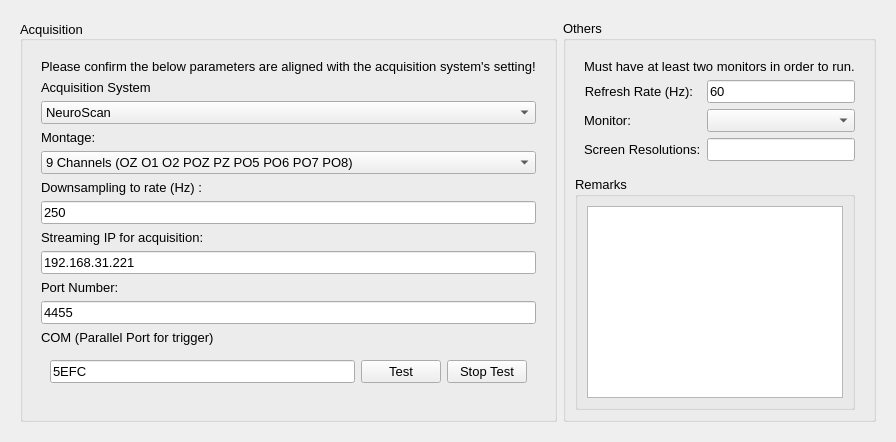
         <widget class="QWidget" name="hardware_page">
          <property name="styleSheet">
           <string notr="true"/>
          </property>
          <attribute name="title">
           <string>TOOLS</string>
          </attribute>
          <layout class="QHBoxLayout" name="horizontalLayout_6">
           <item alignment="Qt::AlignHCenter">
            <widget class="QFrame" name="horizontalFrame">
             <layout class="QHBoxLayout" name="horizontalLayout_22">
              <item>
               <widget class="QGroupBox" name="groupBox_3">
                <property name="sizePolicy">
                 <sizepolicy hsizetype="Preferred" vsizetype="Preferred">
                  <horstretch>0</horstretch>
                  <verstretch>0</verstretch>
                 </sizepolicy>
                </property>
                <property name="font">
                 <font>
                  <pointsize>10</pointsize>
                 </font>
                </property>
                <property name="title">
                 <string>Acquisition</string>
                </property>
                <property name="alignment">
                 <set>Qt::AlignLeading|Qt::AlignLeft|Qt::AlignVCenter</set>
                </property>
                <layout class="QVBoxLayout" name="verticalLayout_12">
                 <item alignment="Qt::AlignHCenter">
                  <widget class="QFrame" name="hardware_form_layout">
                   <property name="sizePolicy">
                    <sizepolicy hsizetype="Preferred" vsizetype="Expanding">
                     <horstretch>0</horstretch>
                     <verstretch>0</verstretch>
                    </sizepolicy>
                   </property>
                   <layout class="QFormLayout" name="formLayout_9">
                    <property name="rowWrapPolicy">
                     <enum>QFormLayout::WrapAllRows</enum>
                    </property>
                    <item row="0" column="0">
                     <widget class="QLabel" name="label">
                      <property name="text">
                       <string>Please confirm the below parameters are aligned with the acquisition system's setting!</string>
                      </property>
                     </widget>
                    </item>
                    <item row="2" column="0">
                     <widget class="QLabel" name="acquisitionSystemLabel">
                      <property name="text">
                       <string>Acquisition System</string>
                      </property>
                     </widget>
                    </item>
                    <item row="2" column="1">
                     <widget class="QComboBox" name="acquisitionSystemComboBox">
                      <item>
                       <property name="text">
                        <string>NeuroScan</string>
                       </property>
                      </item>
                     </widget>
                    </item>
                    <item row="3" column="0">
                     <widget class="QLabel" name="montageLabel">
                      <property name="text">
                       <string>Montage:</string>
                      </property>
                     </widget>
                    </item>
                    <item row="3" column="1">
                     <widget class="QComboBox" name="montageComboBox">
                      <item>
                       <property name="text">
                        <string>9 Channels (OZ O1 O2 POZ PZ PO5 PO6 PO7 PO8)</string>
                       </property>
                      </item>
                      <item>
                       <property name="text">
                        <string>60 Channels</string>
                       </property>
                      </item>
                     </widget>
                    </item>
                    <item row="4" column="0">
                     <widget class="QLabel" name="samplingRateHzLabel">
                      <property name="text">
                       <string>Downsampling to rate (Hz) :</string>
                      </property>
                     </widget>
                    </item>
                    <item row="4" column="1">
                     <widget class="QLineEdit" name="samplingRateHzLineEdit">
                      <property name="text">
                       <string>250</string>
                      </property>
                     </widget>
                    </item>
                    <item row="5" column="0">
                     <widget class="QLabel" name="streamingServerLabel">
                      <property name="text">
                       <string>Streaming IP for acquisition:</string>
                      </property>
                     </widget>
                    </item>
                    <item row="5" column="1">
                     <widget class="QLineEdit" name="streamingServerLineEdit">
                      <property name="text">
                       <string>192.168.31.221</string>
                      </property>
                     </widget>
                    </item>
                    <item row="6" column="0">
                     <widget class="QLabel" name="portNumberLabel">
                      <property name="text">
                       <string>Port Number:</string>
                      </property>
                     </widget>
                    </item>
                    <item row="6" column="1">
                     <widget class="QLineEdit" name="portNumberLineEdit">
                      <property name="text">
                       <string>4455</string>
                      </property>
                     </widget>
                    </item>
                    <item row="7" column="0">
                     <widget class="QLabel" name="cOMParallelPortLabel">
                      <property name="text">
                       <string>COM (Parallel Port for trigger)</string>
                      </property>
                     </widget>
                    </item>
                    <item row="7" column="1">
                     <widget class="QFrame" name="horizontalFrame">
                      <property name="sizePolicy">
                       <sizepolicy hsizetype="Preferred" vsizetype="Preferred">
                        <horstretch>0</horstretch>
                        <verstretch>0</verstretch>
                       </sizepolicy>
                      </property>
                      <property name="minimumSize">
                       <size>
                        <width>0</width>
                        <height>26</height>
                       </size>
                      </property>
                      <layout class="QHBoxLayout" name="horizontalLayout_17">
                       <item>
                        <widget class="QLineEdit" name="comParallelPortLineEdit">
                         <property name="text">
                          <string>5EFC</string>
                         </property>
                        </widget>
                       </item>
                       <item>
                        <widget class="QPushButton" name="triggerTestButton">
                         <property name="text">
                          <string>Test</string>
                         </property>
                        </widget>
                       </item>
                       <item>
                        <widget class="QPushButton" name="triggerStopTestButton">
                         <property name="text">
                          <string>Stop Test</string>
                         </property>
                        </widget>
                       </item>
                      </layout>
                     </widget>
                    </item>
                   </layout>
                  </widget>
                 </item>
                </layout>
               </widget>
              </item>
              <item>
               <widget class="QGroupBox" name="groupBox_4">
                <property name="sizePolicy">
                 <sizepolicy hsizetype="Expanding" vsizetype="Expanding">
                  <horstretch>0</horstretch>
                  <verstretch>0</verstretch>
                 </sizepolicy>
                </property>
                <property name="font">
                 <font>
                  <pointsize>10</pointsize>
                 </font>
                </property>
                <property name="title">
                 <string>Others</string>
                </property>
                <layout class="QVBoxLayout" name="verticalLayout_13">
                 <item alignment="Qt::AlignLeft">
                  <widget class="QFrame" name="formFrame">
                   <property name="sizePolicy">
                    <sizepolicy hsizetype="Minimum" vsizetype="Preferred">
                     <horstretch>0</horstretch>
                     <verstretch>0</verstretch>
                    </sizepolicy>
                   </property>
                   <layout class="QFormLayout" name="formLayout_4">
                    <property name="formAlignment">
                     <set>Qt::AlignLeading|Qt::AlignLeft|Qt::AlignVCenter</set>
                    </property>
                    <item row="4" column="0">
                     <widget class="QLabel" name="screenResolutionLabel">
                      <property name="text">
                       <string>Screen Resolutions:</string>
                      </property>
                     </widget>
                    </item>
                    <item row="3" column="0">
                     <widget class="QLabel" name="monitorLabel">
                      <property name="text">
                       <string>Monitor:</string>
                      </property>
                     </widget>
                    </item>
                    <item row="3" column="1">
                     <widget class="QComboBox" name="monitorComboBox"/>
                    </item>
                    <item row="4" column="1">
                     <widget class="QLineEdit" name="screenResolutionsLineEdit">
                      <property name="enabled">
                       <bool>true</bool>
                      </property>
                      <property name="readOnly">
                       <bool>true</bool>
                      </property>
                     </widget>
                    </item>
                    <item row="0" column="0" colspan="2">
                     <widget class="QLabel" name="monitorComments">
                      <property name="text">
                       <string>Must have at least two monitors in order to run.</string>
                      </property>
                     </widget>
                    </item>
                    <item row="1" column="0">
                     <widget class="QLabel" name="refreshRateLabel">
                      <property name="text">
                       <string>Refresh Rate (Hz):</string>
                      </property>
                      <property name="alignment">
                       <set>Qt::AlignRight|Qt::AlignTrailing|Qt::AlignVCenter</set>
                      </property>
                     </widget>
                    </item>
                    <item row="1" column="1">
                     <widget class="QLineEdit" name="refreshRateLineEdit">
                      <property name="enabled">
                       <bool>true</bool>
                      </property>
                      <property name="text">
                       <string>60</string>
                      </property>
                      <property name="alignment">
                       <set>Qt::AlignLeading|Qt::AlignLeft|Qt::AlignVCenter</set>
                      </property>
                      <property name="readOnly">
                       <bool>true</bool>
                      </property>
                     </widget>
                    </item>
                   </layout>
                  </widget>
                 </item>
                 <item alignment="Qt::AlignLeft">
                  <widget class="QGroupBox" name="groupBox_7">
                   <property name="title">
                    <string>Remarks</string>
                   </property>
                   <layout class="QHBoxLayout" name="horizontalLayout_16">
                    <item alignment="Qt::AlignLeft">
                     <widget class="QTextEdit" name="hardware_remark_TextEdit">
                      <property name="maximumSize">
                       <size>
                        <width>16777215</width>
                        <height>16777215</height>
                       </size>
                      </property>
                     </widget>
                    </item>
                   </layout>
                  </widget>
                 </item>
                </layout>
               </widget>
              </item>
             </layout>
            </widget>
           </item>
          </layout>
         </widget>
